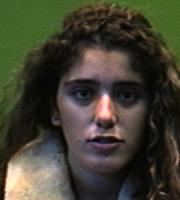
#> input picture Input/faces94/female/9338535/9338535.12.jpg, 180 x 200 px; its folder holds only this picture in this run
$ jupyter execute --allow-errors Entrega1.ipynb   (older library calls are emulated)
#> lines starting #> are read from the running program, lines starting #| are printed output that depends on the picture
# Proyecto integrador 1
## Proyecto de analisis de imagenes
## Integrantes:

   - Juliana Ochoa Ramirez
   - Javier Arturo Rozo Alzate
   - Mateo Graciano
   - Cristian David Muñoz Mora
   - Juan Mauricio Cuscagua López


## Librerias usadas en el proyecto y funciones creadas utiles

[cell 1]
import cv2 # Lee las imagenes jpg
import numpy as np
import matplotlib.pyplot as plt
import seaborn as sns
from sklearn.metrics import confusion_matrix
from skimage.measure import  compare_ssim
from collections import Counter


def plot_confusion_matrix(y_true, y_pred, classes,
                          normalize=True,
                          title=None,
                          cmap=plt.cm.Blues):
    """
    This function prints and plots the confusion matrix.
    Normalization can be applied by setting `normalize=True`.
    """
    if not title:
        if normalize:
            title = 'Normalized confusion matrix'
        else:
            title = 'Confusion matrix, without normalization'

    # Compute confusion matrix
    cm = confusion_matrix(y_true, y_pred)
    # Only use the labels that appear in the data
    classes = ['faces','outliers']#classes[unique_labels(y_true, y_pred)]
    if normalize:
        cm = cm.astype('float') / cm.sum(axis=1)[:, np.newaxis]
        print("Normalized confusion matrix")
    else:
        print('Confusion matrix, without normalization')

    #print(cm)

    fig, ax = plt.subplots()
    im = ax.imshow(cm, interpolation='nearest', cmap=cmap)
    ax.figure.colorbar(im, ax=ax)
    # We want to show all ticks...
    ax.set(xticks=np.arange(cm.shape[1]),
           yticks=np.arange(cm.shape[0]),
           # ... and label them with the respective list entries
           xticklabels=classes, yticklabels=classes,
           title=title,
           ylabel='True label',
           xlabel='Predicted label')

    # Rotate the tick labels and set their alignment.
    plt.setp(ax.get_xticklabels(), rotation=45, ha="right",
             rotation_mode="anchor")

    # Loop over data dimensions and create text annotations.
    fmt = '.2f' if normalize else 'd'
    thresh = cm.max() / 2.
    for i in range(cm.shape[0]):
        for j in range(cm.shape[1]):
            ax.text(j, i, format(cm[i, j], fmt),
                    ha="center", va="center",
                    color="white" if cm[i, j] > thresh else "black")
    fig.tight_layout()
    return ax


np.set_printoptions(precision=2)

# Lectura y preprocesamiento de datos

[cell 2]
#List all image files
import glob
image_list = []
base1='input/faces94/*'
male=[]
female=[]
n_im=0
for root1 in glob.glob(base1):
    base2=root1+'/*'
    for (root2) in glob.glob(base2):
        base3=root2+'/*.jpg'
        for (root3) in glob.glob(base3):
            image_list.append(root3)
            if('/male/'in root3):
                male.append(n_im)
            if('/female/'in root3):
                female.append(n_im)
            if('/malestaff/'in root3):
                male.append(n_im)
            n_im+=1

# Make a whole matrix with all dataset 180x180*num_images
data_set=np.zeros((len(image_list),180,180))
data_set_vec=np.zeros((180*180,len(image_list)))
for image in range(len(image_list)):
    data_set[image,:,:]=cv2.cvtColor(cv2.resize(cv2.imread(image_list[image]),(180, 180)),cv2.COLOR_BGR2GRAY)
    data_set_vec[:,image]=np.reshape(data_set[image,:,:], (-1))
outlier_list = []
base1='input/Outliers/*'
for root1 in glob.glob(base1):
    outlier_list.append(root1)

data_set_out=np.zeros((len(outlier_list),180,180))
data_set_out_vec=np.zeros((180*180,len(outlier_list)))
for image in range(len(outlier_list)):
    data_set_out[image,:,:]=cv2.cvtColor(cv2.resize(cv2.imread(outlier_list[image]),(180, 180)),cv2.COLOR_BGR2GRAY)
    data_set_out_vec[:,image]=np.reshape(data_set_out[image,:,:], (-1))

[cell 3]
A=np.array([[1,2],[3,4]])
A-np.array([1,2])

[cell 4]
plt.rcParams['figure.figsize'] = [5,15]
data_set_vec_mean=np.reshape(np.mean(data_set_vec,axis=1),(-1,1))
data_no_mean=data_set_vec-data_set_vec_mean
fig, axs = plt.subplots(nrows=3, ncols=1)
axs[0].imshow(np.reshape(data_set_vec_mean,(180,180)), cmap = plt.cm.gray)
#> (the rest of this cell did not finish here and is left out)

# Exploración de datos

[cell 5]
plt.rcParams['figure.figsize'] = [5,15]


fig, axs = plt.subplots(nrows=3, ncols=1)
#> (the rest of this cell did not finish here and is left out)

[cell 6]
plt.rcParams['figure.figsize'] = [12,12]


data_set_aum=np.append(data_set,data_set_out,axis=0)

fig, axs = plt.subplots(nrows=2, ncols=2)

#> (the rest of this cell did not finish here and is left out)

# Distancias sobre imagenes
## Metrica Euclidiana
### Distribución de las normas

[cell 7]
plt.rcParams['figure.figsize'] = [6,6]


cero=np.mean(data_set, axis=0)
distances=np.linalg.norm(data_set-cero, ord=None, axis=(1,2), keepdims=False)

sns.distplot(distances)
plt.title('Distribución de distancias')
plt.show()
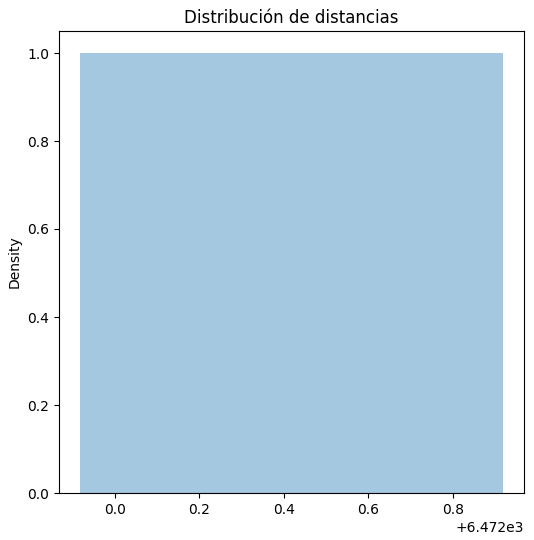
#> figure drawn by matplotlib, 1 panel

orden=np.argsort(np.array(distances))

fig, axs = plt.subplots(nrows=1, ncols=2)
axs[0].imshow(data_set[orden[0],:,:], cmap = plt.cm.gray) #check
axs[0].set_title('Imagen más normal')
#plt.show()

axs[1].imshow(data_set[orden[-1],:,:], cmap = plt.cm.gray) #check
axs[1].set_title('Imagen más extraña')
plt.show();
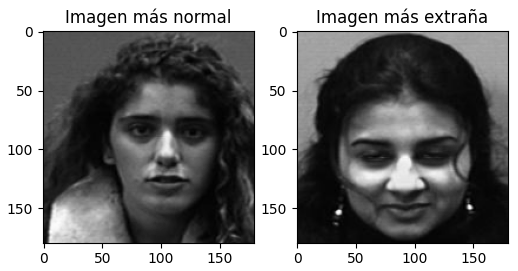
#> figure drawn by matplotlib, 2 panels

### Se identifican los outliers?

[cell 8]
distances_out=np.linalg.norm(data_set_out-cero, ord=None, axis=(1,2), keepdims=False)

sns.distplot(distances)
sns.rugplot(distances_out,color="r")
plt.title('Distribución de distancias')
plt.show();

distances=np.concatenate((distances,distances_out))

LI= np.percentile(distances,25)-1.5*(np.percentile(distances,75)-np.percentile(distances,25))
LS= np.percentile(distances,75)+1.5*(np.percentile(distances,75)-np.percentile(distances,25))

outliers = np.argwhere( (distances> LS))

L_Faces=np.zeros(data_set.shape[0])
L_Out=np.ones(data_set_out.shape[0])
L=np.concatenate((L_Faces,L_Out))

LOut=Counter(L[outliers[:,0]])
Outliers={"Fotos que son Outliers":LOut[0], "Verdaderos outliers": LOut[1]}
Fotos={"Verdaderas Fotos":len(data_set)-LOut[0], "Outliers que son fotos":len(data_set_out)-LOut[1]}

#print(Outliers)
#print(Fotos)

L2=np.zeros(L.shape[0])
for i in outliers:
    L2[i]=1

#> (the rest of this cell did not finish here and is left out)


### Se identifican los outliers si los incluimos en desde el comiezo?

[cell 9]
cero=np.mean(data_set_aum, axis=0)
distances=np.linalg.norm(data_set_aum-cero, ord=None, axis=(1,2), keepdims=False)

sns.distplot(distances)
plt.title('Distribución de distancias')
plt.show();

orden=np.argsort(np.array(distances))

fig, axs = plt.subplots(nrows=1, ncols=2)
axs[0].imshow(data_set_aum[orden[0],:,:], cmap = plt.cm.gray) #check
axs[0].set_title('Imagen más normal')
#plt.show()

axs[1].imshow(data_set_aum[orden[-1],:,:], cmap = plt.cm.gray) #check
axs[1].set_title('Imagen más extraña')
plt.show();


LI= np.percentile(distances,25)-1.5*(np.percentile(distances,75)-np.percentile(distances,25))
LS= np.percentile(distances,75)+1.5*(np.percentile(distances,75)-np.percentile(distances,25))

outliers = np.argwhere( (distances> LS))

L_Faces=np.zeros(data_set.shape[0])
L_Out=np.ones(data_set_out.shape[0])
L=np.concatenate((L_Faces,L_Out))

LOut=Counter(L[outliers[:,0]])
Outliers={"Fotos que son Outliers":LOut[0], "Verdaderos outliers": LOut[1]}
Fotos={"Verdaderas Fotos":len(data_set)-LOut[0], "Outliers que son fotos":len(data_set_out)-LOut[1]}

#print(Outliers)
#print(Fotos)

L2=np.zeros(L.shape[0])
for i in outliers:
    L2[i]=1

#> (the rest of this cell did not finish here and is left out)


## Metrica de Manhattan

### Distribución de las normas

[cell 10]
cero=np.mean(data_set, axis=0)
distances=np.linalg.norm(data_set-cero, ord=1, axis=(1,2), keepdims=False)

sns.distplot(distances)
plt.title('Distribución de distancias')
plt.show()
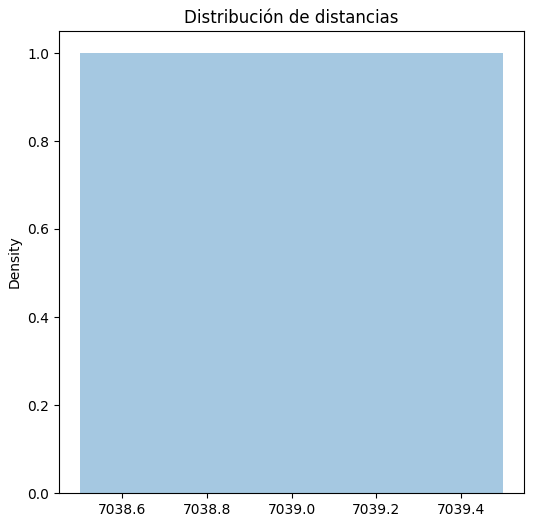
#> figure drawn by matplotlib, 1 panel

orden=np.argsort(np.array(distances))

fig, axs = plt.subplots(nrows=1, ncols=2)
axs[0].imshow(data_set[orden[0],:,:], cmap = plt.cm.gray) #check
axs[0].set_title('Imagen más normal')
#plt.show()

axs[1].imshow(data_set[orden[-1],:,:], cmap = plt.cm.gray) #check
axs[1].set_title('Imagen más extraña')
plt.show()

### Se identifican los outliers?

[cell 11]
distances_out=np.linalg.norm(data_set_out-cero, ord=1, axis=(1,2), keepdims=False)

sns.distplot(distances)
sns.rugplot(distances_out,color="r")
plt.title('Distribución de distancias')
plt.show()

distances=np.concatenate((distances,distances_out))

LI= np.percentile(distances,25)-1.5*(np.percentile(distances,75)-np.percentile(distances,25))
LS= np.percentile(distances,75)+1.5*(np.percentile(distances,75)-np.percentile(distances,25))

outliers = np.argwhere( (distances> LS))

L_Faces=np.zeros(data_set.shape[0])
L_Out=np.ones(data_set_out.shape[0])
L=np.concatenate((L_Faces,L_Out))

LOut=Counter(L[outliers[:,0]])
Outliers={"Fotos que son Outliers":LOut[0], "Verdaderos outliers": LOut[1]}
Fotos={"Verdaderas Fotos":len(data_set)-LOut[0], "Outliers que son fotos":len(data_set_out)-LOut[1]}

#print(Outliers)
#print(Fotos)

L2=np.zeros(L.shape[0])
for i in outliers:
    L2[i]=1

#> (the rest of this cell did not finish here and is left out)


### Se identifican los outliers si los incluimos en desde el comiezo?

[cell 12]
cero=np.mean(data_set_aum, axis=0)
distances=np.linalg.norm(data_set_aum-cero, ord=1, axis=(1,2), keepdims=False)

sns.distplot(distances)
plt.title('Distribución de distancias')
plt.show()

orden=np.argsort(np.array(distances))

fig, axs = plt.subplots(nrows=1, ncols=2)
axs[0].imshow(data_set_aum[orden[0],:,:], cmap = plt.cm.gray) #check
axs[0].set_title('Imagen más normal')
#plt.show()

axs[1].imshow(data_set_aum[orden[-1],:,:], cmap = plt.cm.gray) #check
axs[1].set_title('Imagen más extraña')
plt.show()

LI= np.percentile(distances,25)-1.5*(np.percentile(distances,75)-np.percentile(distances,25))
LS= np.percentile(distances,75)+1.5*(np.percentile(distances,75)-np.percentile(distances,25))

outliers = np.argwhere( (distances> LS))

L_Faces=np.zeros(data_set.shape[0])
L_Out=np.ones(data_set_out.shape[0])
L=np.concatenate((L_Faces,L_Out))

LOut=Counter(L[outliers[:,0]])
Outliers={"Fotos que son Outliers":LOut[0], "Verdaderos outliers": LOut[1]}
Fotos={"Verdaderas Fotos":len(data_set)-LOut[0], "Outliers que son fotos":len(data_set_out)-LOut[1]}

#print(Outliers)
#print(Fotos)

L2=np.zeros(L.shape[0])
for i in outliers:
    L2[i]=1

#> (the rest of this cell did not finish here and is left out)


## Chessboard

### Distribución de las normas

[cell 13]
cero=np.mean(data_set, axis=0)
distances=np.linalg.norm(data_set-cero, ord=np.inf, axis=(1,2), keepdims=False)

sns.distplot(distances)
plt.title('Distribución de distancias')
plt.show()

orden=np.argsort(np.array(distances))

fig, axs = plt.subplots(nrows=1, ncols=2)
axs[0].imshow(data_set[orden[0],:,:], cmap = plt.cm.gray) #check
axs[0].set_title('Imagen más normal')
#plt.show()

axs[1].imshow(data_set[orden[-1],:,:], cmap = plt.cm.gray) #check
axs[1].set_title('Imagen más extraña')
plt.show()

### Se identifican los outliers?

[cell 14]
distances_out=np.linalg.norm(data_set_out-cero, ord=np.inf, axis=(1,2), keepdims=False)

sns.distplot(distances)
sns.rugplot(distances_out,color="r")
plt.title('Distribución de distancias')
plt.show()

distances=np.concatenate((distances,distances_out))

LI= np.percentile(distances,25)-1.5*(np.percentile(distances,75)-np.percentile(distances,25))
LS= np.percentile(distances,75)+1.5*(np.percentile(distances,75)-np.percentile(distances,25))

outliers = np.argwhere(  (distances> LS))

L_Faces=np.zeros(data_set.shape[0])
L_Out=np.ones(data_set_out.shape[0])
L=np.concatenate((L_Faces,L_Out))

LOut=Counter(L[outliers[:,0]])
Outliers={"Fotos que son Outliers":LOut[0], "Verdaderos outliers": LOut[1]}
Fotos={"Verdaderas Fotos":len(data_set)-LOut[0], "Outliers que son fotos":len(data_set_out)-LOut[1]}

#print(Outliers)
#print(Fotos)

L2=np.zeros(L.shape[0])
for i in outliers:
    L2[i]=1

#> (the rest of this cell did not finish here and is left out)

### Se identifican los outliers si los incluimos en desde el comiezo?

[cell 15]
cero=np.mean(data_set_aum, axis=0)
distances=np.linalg.norm(data_set_aum-cero, ord=np.inf, axis=(1,2), keepdims=False)

sns.distplot(distances)
plt.title('Distribución de distancias')
plt.show()

orden=np.argsort(np.array(distances))

fig, axs = plt.subplots(nrows=1, ncols=2)
axs[0].imshow(data_set_aum[orden[0],:,:], cmap = plt.cm.gray) #check
axs[0].set_title('Imagen más normal')
#plt.show()

axs[1].imshow(data_set_aum[orden[-1],:,:], cmap = plt.cm.gray) #check
axs[1].set_title('Imagen más extraña')
plt.show()


LI= np.percentile(distances,25)-1.5*(np.percentile(distances,75)-np.percentile(distances,25))
LS= np.percentile(distances,75)+1.5*(np.percentile(distances,75)-np.percentile(distances,25))

outliers = np.argwhere( (distances> LS))

L_Faces=np.zeros(data_set.shape[0])
L_Out=np.ones(data_set_out.shape[0])
L=np.concatenate((L_Faces,L_Out))

LOut=Counter(L[outliers[:,0]])
Outliers={"Fotos que son Outliers":LOut[0], "Verdaderos outliers": LOut[1]}
Fotos={"Verdaderas Fotos":len(data_set)-LOut[0], "Outliers que son fotos":len(data_set_out)-LOut[1]}

#print(Outliers)
#print(Fotos)

L2=np.zeros(L.shape[0])
for i in outliers:
    L2[i]=1

#> (the rest of this cell did not finish here and is left out)

## SSIM
### Distribución de las normas

[cell 16]
cero=np.mean(data_set, axis=0)
distances=[]
for image in range(data_set.shape[0]):
    #print(image)
    #distances.append(directed_hausdorff(cero,data_set[image,:,:])[0])
    sim=compare_ssim(cero,data_set[image,:,:])
    dis=(1-sim)/2
    distances.append(dis)

sns.distplot(distances)
plt.title('Distribución de distancias')
plt.show()
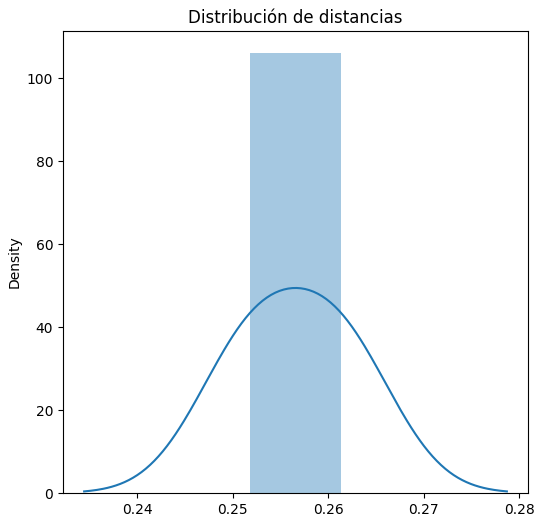
#> figure drawn by matplotlib, 1 panel; curve peaks at x = 0.256, y = 49.44

orden=np.argsort(np.array(distances))

fig, axs = plt.subplots(nrows=1, ncols=2)
axs[0].imshow(data_set[orden[0],:,:], cmap = plt.cm.gray) #check
axs[0].set_title('Imagen más normal')
#plt.show()

axs[1].imshow(data_set[orden[-1],:,:], cmap = plt.cm.gray) #check
axs[1].set_title('Imagen más extraña')
plt.show()

### Se identifican los outliers?

[cell 17]
distances_out=[]
for image in range(data_set_out.shape[0]):
    #print(image)
    sim=compare_ssim(cero,data_set_out[image,:,:])
    dis=(1-sim)/2
    distances_out.append(dis)

sns.distplot(distances)
sns.rugplot(distances_out,color="r")
plt.title('Distribución de distancias')
plt.show()

distances=np.concatenate((distances,distances_out))

LI= np.percentile(distances,25)-1.5*(np.percentile(distances,75)-np.percentile(distances,25))
LS= np.percentile(distances,75)+1.5*(np.percentile(distances,75)-np.percentile(distances,25))

outliers = np.argwhere(  (distances> LS))

L_Faces=np.zeros(data_set.shape[0])
L_Out=np.ones(data_set_out.shape[0])
L=np.concatenate((L_Faces,L_Out))

LOut=Counter(L[outliers[:,0]])
Outliers={"Fotos que son Outliers":LOut[0], "Verdaderos outliers": LOut[1]}
Fotos={"Verdaderas Fotos":len(data_set)-LOut[0], "Outliers que son fotos":len(data_set_out)-LOut[1]}

#print(Outliers)
#print(Fotos)

L2=np.zeros(L.shape[0])
for i in outliers:
    L2[i]=1

#> (the rest of this cell did not finish here and is left out)

### Se identifican los outliers si los incluimos en desde el comiezo?

[cell 18]
cero=np.mean(data_set_aum, axis=0)
distances=[]
for image in range(data_set_aum.shape[0]):
    #print(image)
    sim=compare_ssim(cero,data_set_aum[image,:,:])
    dis=(1-sim)/2
    distances.append(dis)

sns.distplot(distances)
plt.title('Distribución de distancias')
plt.show()

orden=np.argsort(np.array(distances))

fig, axs = plt.subplots(nrows=1, ncols=2)
axs[0].imshow(data_set_aum[orden[0],:,:], cmap = plt.cm.gray) #check
axs[0].set_title('Imagen más normal')
#plt.show()

axs[1].imshow(data_set_aum[orden[-1],:,:], cmap = plt.cm.gray) #check
axs[1].set_title('Imagen más extraña')
plt.show()

LI= np.percentile(distances,25)-1.5*(np.percentile(distances,75)-np.percentile(distances,25))
LS= np.percentile(distances,75)+1.5*(np.percentile(distances,75)-np.percentile(distances,25))

outliers = np.argwhere(  (distances> LS))

L_Faces=np.zeros(data_set.shape[0])
L_Out=np.ones(data_set_out.shape[0])
L=np.concatenate((L_Faces,L_Out))

LOut=Counter(L[outliers[:,0]])
Outliers={"Fotos que son Outliers":LOut[0], "Verdaderos outliers": LOut[1]}
Fotos={"Verdaderas Fotos":len(data_set)-LOut[0], "Outliers que son fotos":len(data_set_out)-LOut[1]}

#print(Outliers)
#print(Fotos)

L2=np.zeros(L.shape[0])
for i in outliers:
    L2[i]=1

#> (the rest of this cell did not finish here and is left out)
